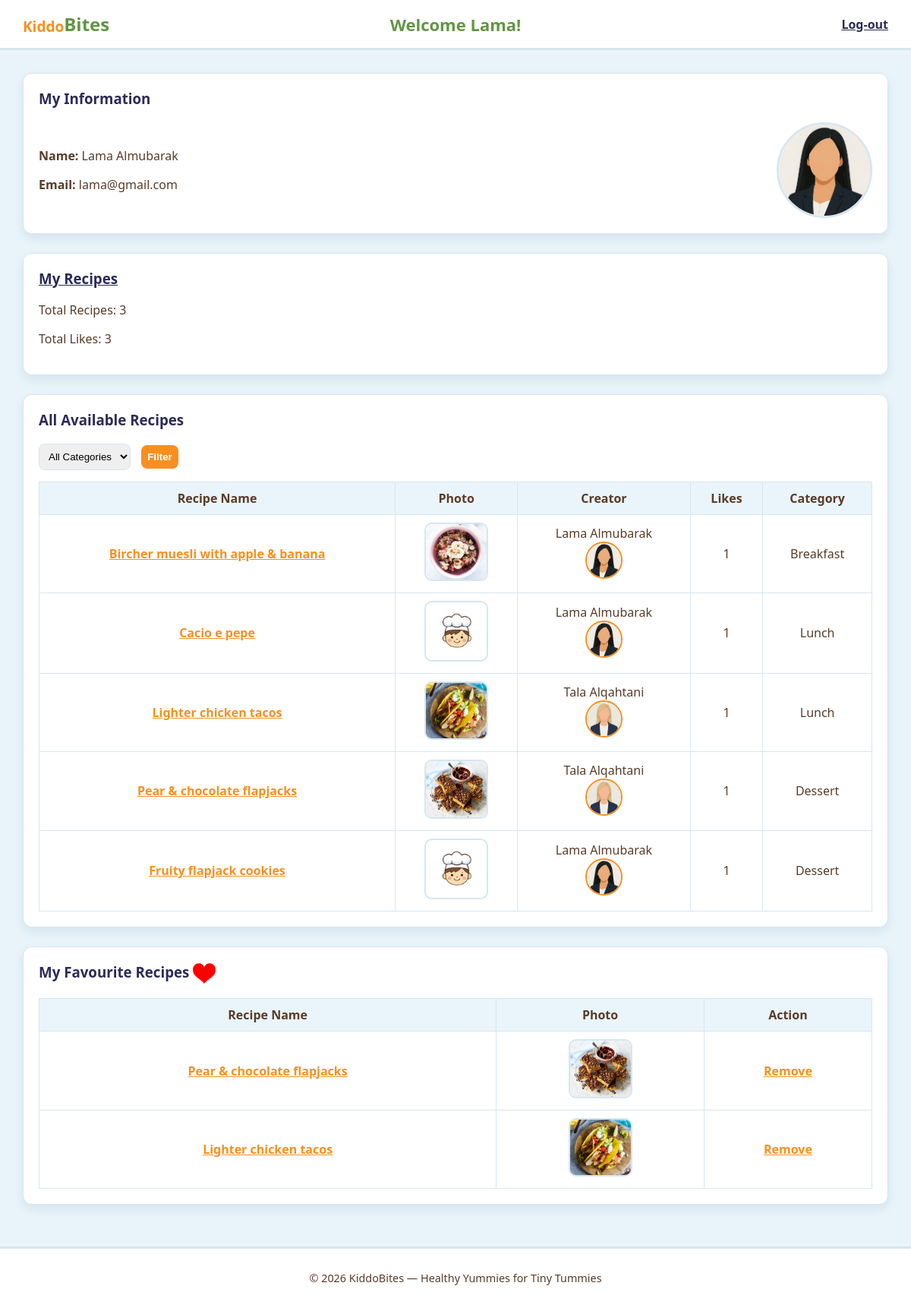
The page /user.php (signed in) on the database its author committed.
### tables this page shows
CREATE TABLE `user` (
  `id` int(11) NOT NULL,
  `userType` enum('user','admin') NOT NULL,
  `firstName` varchar(50) NOT NULL,
  `lastName` varchar(50) NOT NULL,
  `emailAddress` varchar(100) NOT NULL,
  `password` varchar(255) NOT NULL,
  `photoFileName` varchar(255) DEFAULT 'default.png'
);

CREATE TABLE `recipe` (
  `id` int(11) NOT NULL,
  `userID` int(11) NOT NULL,
  `categoryID` int(11) NOT NULL,
  `name` varchar(100) NOT NULL,
  `description` text NOT NULL,
  `photoFileName` varchar(255) DEFAULT NULL,
  `videoFilePath` varchar(255) DEFAULT NULL
);

CREATE TABLE `recipecategory` (
  `id` int(11) NOT NULL,
  `categoryName` varchar(100) NOT NULL
);

### user.php (the view, shortened to what this page needs)
<?php
require 'db.php';
$userID = (int) $_SESSION['id'];
$userStmt = $conn->prepare("SELECT firstName, lastName, emailAddress, photoFileName FROM user WHERE id = ?");
$userStmt->bind_param("i", $userID);
$userStmt->execute();
$userResult = $userStmt->get_result();
$user = $userResult->fetch_assoc();
function resolveFilePath($fileName, $primaryFolder = 'images', $secondaryFolder = 'uploads') {
    $primaryPath = __DIR__ . '/' . $primaryFolder . '/' . $fileName;
    if (file_exists($primaryPath)) {
        return $primaryFolder . '/' . $fileName;
    }
    $secondaryPath = __DIR__ . '/' . $secondaryFolder . '/' . $fileName;
    return $primaryFolder . '/default.jpg';
}
$countRecipes = $conn->query("SELECT COUNT(*) as total FROM Recipe WHERE userID = $userID")->fetch_assoc()['total'];
$countLikes = $conn->query("SELECT COUNT(*) as total FROM Likes INNER JOIN Recipe ON Likes.recipeID = Recipe.id WHERE Recipe.userID = $userID")->fetch_assoc()['total'];
$recipeSql = "SELECT Recipe.*, RecipeCategory.categoryName, User.firstName, User.lastName, User.photoFileName AS creatorPhoto,
              (SELECT COUNT(*) FROM Likes WHERE recipeID = Recipe.id) as totalLikes
              FROM Recipe
              INNER JOIN RecipeCategory ON Recipe.categoryID = RecipeCategory.id
              INNER JOIN User ON Recipe.userID = User.id";
$allRecipes = $conn->query($recipeSql);
$favSql = "SELECT Recipe.id, Recipe.name, Recipe.photoFileName
           FROM Favourites
           INNER JOIN Recipe ON Favourites.recipeID = Recipe.id
           WHERE Favourites.userID = $userID";
$favRecipes = $conn->query($favSql);
?>
<!DOCTYPE html>
<html lang="en">
<head>
  <link rel="stylesheet" href="stylesheet.css">
</head>
<body class="user-page">
  <header>
      <h2><span class="brand">Kiddo</span>Bites</h2>
      <h2 class="welcome">Welcome <?php echo htmlspecialchars($user['firstName']); ?>!</h2>
      <a href="logout.php">Log-out</a>
  </header>
  <div class="container">
    <section>
      <h3>My Information</h3>
      <div class="user-info">
        <div>
          <p><strong>Name:</strong> <?php echo htmlspecialchars($user['firstName'] . ' ' . $user['lastName']); ?></p>
          <p><strong>Email:</strong> <?php echo htmlspecialchars($user['emailAddress']); ?></p>
        </div>
        <img src="<?php echo resolveFilePath($user['photoFileName']); ?>" alt="User Photo">
      </div>
    </section>
    <section>
      <a class="my-recipes-link" href="my-recipes.php"><h3>My Recipes</h3></a>
      <p>Total Recipes: <?php echo $countRecipes; ?></p>
      <p>Total Likes: <?php echo $countLikes; ?></p>
    </section>
    <section>
      <h3>All Available Recipes</h3>
      <form method="POST" action="user.php">
        <select name="category">
          <option value="0">All Categories</option>
        </select>
        <button type="submit">Filter</button>
      </form>
      <?php if ($allRecipes->num_rows > 0): ?>
      <table>
        <tr>
          <th>Recipe Name</th>
          <th>Photo</th>
          <th>Creator</th>
          <th>Likes</th>
          <th>Category</th>
        </tr>
        <?php while($row = $allRecipes->fetch_assoc()): ?>
        <tr>
          <td><a href="view-recipe.php?id=<?php echo $row['id']; ?>"><?php echo htmlspecialchars($row['name']); ?></a></td>
          <td><img src="<?php echo resolveFilePath($row['photoFileName']); ?>" alt="Recipe"></td>
          <td>
            <?php echo htmlspecialchars($row['firstName'] . ' ' . $row['lastName']); ?><br>
            <img src="<?php echo resolveFilePath($row['creatorPhoto']); ?>" alt="Creator" class="table-avatar">
          </td>
          <td><?php echo $row['totalLikes']; ?></td>
          <td><?php echo htmlspecialchars($row['categoryName']); ?></td>
        </tr>
        <?php endwhile; ?>
      </table>
      <?php else: ?>
        <p>No recipes found.</p>
      <?php endif; ?>
    </section>
    <section>
      <h3>My Favourite Recipes <img class="favourite" src="images/heart.png" alt="heart"></h3>
      <?php if ($favRecipes->num_rows > 0): ?>
      <table>
        <tr>
          <th>Recipe Name</th>
          <th>Photo</th>
          <th>Action</th>
        </tr>
        <?php while($fav = $favRecipes->fetch_assoc()): ?>
        <tr>
          <td><a href="view-recipe.php?id=<?php echo $fav['id']; ?>"><?php echo htmlspecialchars($fav['name']); ?></a></td>
          <td><img src="<?php echo resolveFilePath($fav['photoFileName']); ?>" alt="Recipe"></td>
          <td><a href="remove-favourite.php?id=<?php echo $fav['id']; ?>">Remove</a></td>
        </tr>
        <?php endwhile; ?>
      </table>
      <?php else: ?>
        <p>No favourites added yet.</p>
      <?php endif; ?>
    </section>
  </div>
  <footer>
    <p>© 2026 KiddoBites — Healthy Yummies for Tiny Tummies</p>
  </footer>
</body>
</html>

### stylesheet.css (style rules this page uses)
body { font-family: system-ui, Arial, sans-serif; background-color: #E9F4FA; margin: 0; padding: 0; color: #593C29; }
header { background-color: #FFFFFF; padding: 15px 30px; display: flex; justify-content: space-between; align-items: center; position: relative; border-bottom: 3px solid #D7E6EF; }
header h2 { margin: 0; color: #619643; }
.brand { color: #F98F1E; font-size: 19px; vertical-align: bottom; font-weight: 600; }
header a { font-weight: bold; color: #2b2b5a; }
section { background-color: #FFFFFF; border-radius: 12px; padding: 20px; margin-bottom: 25px; box-shadow: 0 6px 14px rgba(65,116,153,0.12); border: 1px solid #D7E6EF; }
h3 { margin-top: 0; color: #2b2b5a; }
a { color: #F98F1E; font-weight: bold; }
footer { background-color: #FFFFFF; text-align: center; padding: 15px; border-top: 3px solid #D7E6EF; font-size: 0.9rem; color: #593C29; }
.my-recipes-link { font-weight: bold; color: #2b2b5a; }
.welcome { font-size: 22px; position: absolute; left: 50%; transform: translateX(-50%); animation: colorChange 6s infinite; }
.container { padding: 30px; }
.user-info { display: flex; justify-content: space-between; align-items: center; }
.user-info img { width: 120px; border-radius: 50%; border: 3px solid #D7E6EF; }
table { width: 100%; border-collapse: collapse; margin-top: 15px; }
th, td { border: 1px solid #D7E6EF; padding: 10px; text-align: center; }
th { background-color: #EAF4FB; color: #593C29; }
table img { width: 80px; height: auto; border-radius: 10px; border: 2px solid #D7E6EF; }
.favourite { width: 30px; vertical-align: middle; }
select, button { padding: 8px; margin-right: 10px; border-radius: 8px; border: 1px solid #D7E6EF; }
button { background-color: #F98F1E; color: white; border: none; cursor: pointer; font-weight: bold; }
.creator-avatar, .table-avatar { width: 45px; height: 45px; border-radius: 50%; border: 2px solid #F98F1E; }

### rows shown on the page
user: firstName "Lama", firstName+lastName "Lama Almubarak", emailAddress "lama@gmail.com", photoFileName (picture)
recipe: name "Bircher muesli with apple & banana", photoFileName (picture), userID.lastName "Lama Almubarak", userID.photoFileName (picture), totalLikes "1", categoryID.categoryName "Breakfast"
recipe: name "Cacio e pepe", userID.lastName "Lama Almubarak", userID.photoFileName (picture), totalLikes "1", categoryID.categoryName "Lunch"
recipe: name "Lighter chicken tacos", photoFileName (picture), userID.lastName "Tala Alqahtani", userID.photoFileName (picture), totalLikes "1", categoryID.categoryName "Lunch"
recipe: name "Pear & chocolate flapjacks", photoFileName (picture), userID.lastName "Tala Alqahtani", userID.photoFileName (picture), totalLikes "1", categoryID.categoryName "Dessert"
recipe: name "Fruity flapjack cookies", userID.lastName "Lama Almubarak", userID.photoFileName (picture), totalLikes "1", categoryID.categoryName "Dessert"

### other values the page prints
$countRecipes "3"
$countLikes "3"
